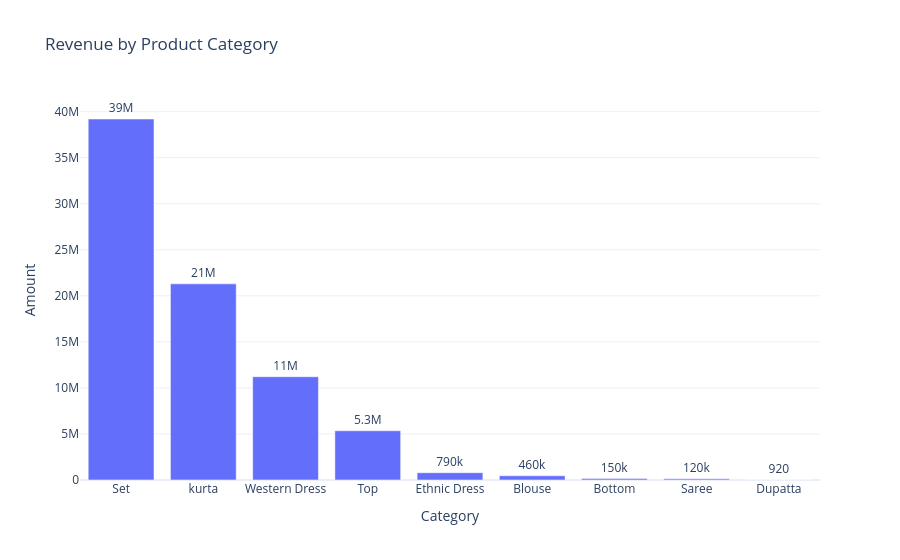

Notebook source saved alongside this figure:
### Code cell
fig = px.bar(
    category_sales,
    x='Category',
    y='Amount',
    title='Revenue by Product Category',
    text='Amount'
)

fig.update_traces(
    texttemplate='%{text:.2s}',
    textposition='outside'
)

fig.show()

### Figure 1 — Plotly figure (JSON) as saved in the notebook; plotly's stock layout.template omitted (floating-point values rounded to 4 significant figures)
{"data": [{"hovertemplate": "Category=%{x}<br>Amount=%{text}<extra></extra>", "legendgroup": "", "marker": {"color": "#636efa", "pattern": {"shape": ""}}, "name": "", "orientation": "v", "showlegend": false, "text": [39200000.0, 21300000.0, 11220000.0, 5348000.0, 791200.0, 458400.0, 150700.0, 123900.0, 915.0], "textposition": "outside", "texttemplate": "%{text:.2s}", "type": "bar", "x": ["Set", "kurta", "Western Dress", "Top", "Ethnic Dress", "Blouse", "Bottom", "Saree", "Dupatta"], "xaxis": "x", "y": [39200000.0, 21300000.0, 11220000.0, 5348000.0, 791200.0, 458400.0, 150700.0, 123900.0, 915.0], "yaxis": "y"}], "layout": {"barmode": "relative", "legend": {"tracegroupgap": 0}, "title": {"text": "Revenue by Product Category"}, "xaxis": {"anchor": "y", "domain": [0, 1], "title": {"text": "Category"}}, "yaxis": {"anchor": "x", "domain": [0, 1], "title": {"text": "Amount"}}}}
